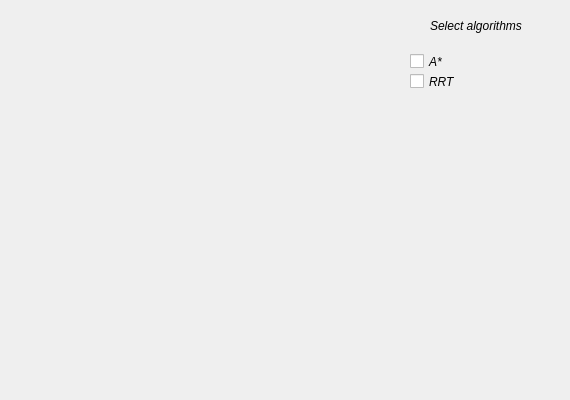
<?xml version="1.0" encoding="UTF-8"?>
<ui version="4.0">
 <class>MainWindow</class>
 <widget class="QMainWindow" name="MainWindow">
  <property name="geometry">
   <rect>
    <x>0</x>
    <y>0</y>
    <width>570</width>
    <height>400</height>
   </rect>
  </property>
  <property name="font">
   <font>
    <weight>50</weight>
    <italic>true</italic>
    <bold>false</bold>
   </font>
  </property>
  <property name="windowTitle">
   <string>MainWindow</string>
  </property>
  <widget class="QWidget" name="centralWidget">
   <widget class="RenderArea" name="area" native="true">
    <property name="geometry">
     <rect>
      <x>0</x>
      <y>0</y>
      <width>50</width>
      <height>50</height>
     </rect>
    </property>
   </widget>
   <widget class="QLabel" name="label">
    <property name="geometry">
     <rect>
      <x>430</x>
      <y>10</y>
      <width>121</width>
      <height>31</height>
     </rect>
    </property>
    <property name="text">
     <string>Select algorithms</string>
    </property>
   </widget>
   <widget class="QCheckBox" name="checkBox">
    <property name="geometry">
     <rect>
      <x>410</x>
      <y>50</y>
      <width>92</width>
      <height>23</height>
     </rect>
    </property>
    <property name="text">
     <string>A*</string>
    </property>
   </widget>
   <widget class="QCheckBox" name="checkBox_2">
    <property name="geometry">
     <rect>
      <x>410</x>
      <y>70</y>
      <width>92</width>
      <height>23</height>
     </rect>
    </property>
    <property name="text">
     <string>RRT</string>
    </property>
   </widget>
  </widget>
 </widget>
 <layoutdefault spacing="6" margin="11"/>
 <customwidgets>
  <customwidget>
   <class>RenderArea</class>
   <extends>QWidget</extends>
   <header>renderarea.h</header>
   <container>1</container>
  </customwidget>
 </customwidgets>
 <resources/>
 <connections/>
 <slots>
  <slot>on_read_button_clicked()</slot>
 </slots>
</ui>
